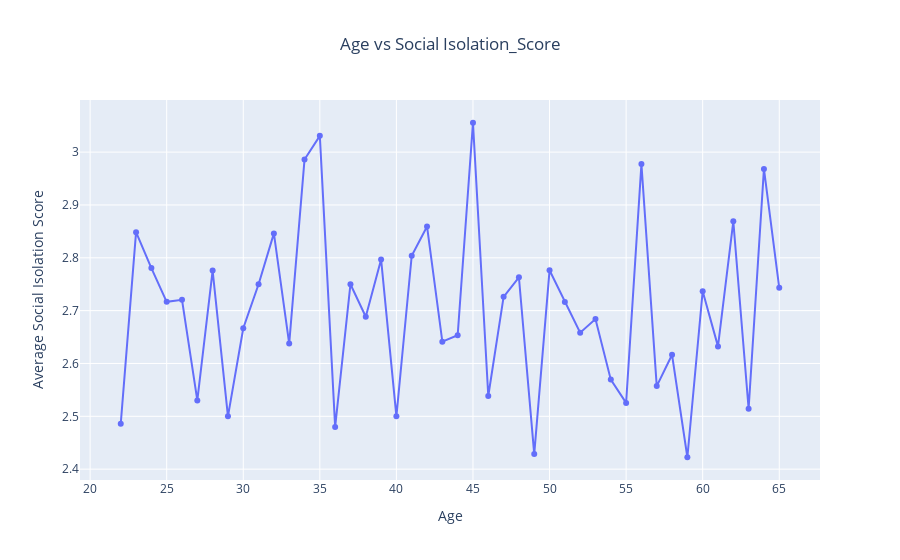

The cell this chart's notebook holds for it:
### Code cell
fig = px.line(age_isolation,x='Age',y='Social_Isolation_Score',title='Age vs Social Isolation_Score',markers=True)
fig.update_layout(title_x=0.5, xaxis_title='Age', yaxis_title='Average Social Isolation Score')
fig.show()

### Figure 1 — Plotly figure (JSON) as saved in the notebook; plotly's stock layout.template omitted (floating-point values rounded to 4 significant figures)
{"data": [{"hovertemplate": "Age=%{x}<br>Social_Isolation_Score=%{y}<extra></extra>", "legendgroup": "", "line": {"color": "#636efa", "dash": "solid"}, "marker": {"symbol": "circle"}, "mode": "lines+markers", "name": "", "orientation": "v", "showlegend": false, "type": "scatter", "x": [22, 23, 24, 25, 26, 27, 28, 29, 30, 31, 32, 33, 34, 35, 36, 37, 38, 39, 40, 41, 42, 43, 44, 45, 46, 47, 48, 49, 50, 51, 52, 53, 54, 55, 56, 57, 58, 59, 60, 61, 62, 63, 64, 65], "xaxis": "x", "y": [2.486, 2.848, 2.78, 2.717, 2.721, 2.53, 2.776, 2.5, 2.667, 2.75, 2.846, 2.638, 2.986, 3.031, 2.48, 2.75, 2.689, 2.797, 2.5, 2.804, 2.859, 2.641, 2.653, 3.056, 2.538, 2.726, 2.763, 2.429, 2.776, 2.716, 2.658, 2.684, 2.569, 2.525, 2.977, 2.557, 2.616, 2.423, 2.737, 2.632, 2.869, 2.514, 2.968, 2.743], "yaxis": "y"}], "layout": {"autosize": true, "legend": {"tracegroupgap": 0}, "title": {"text": "Age vs Social Isolation_Score", "x": 0.5}, "xaxis": {"anchor": "y", "autorange": true, "domain": [0, 1], "range": [19.24, 67.76], "title": {"text": "Age"}, "type": "linear"}, "yaxis": {"anchor": "x", "autorange": true, "domain": [0, 1], "range": [2.37, 3.108], "title": {"text": "Average Social Isolation Score"}, "type": "linear"}}}
